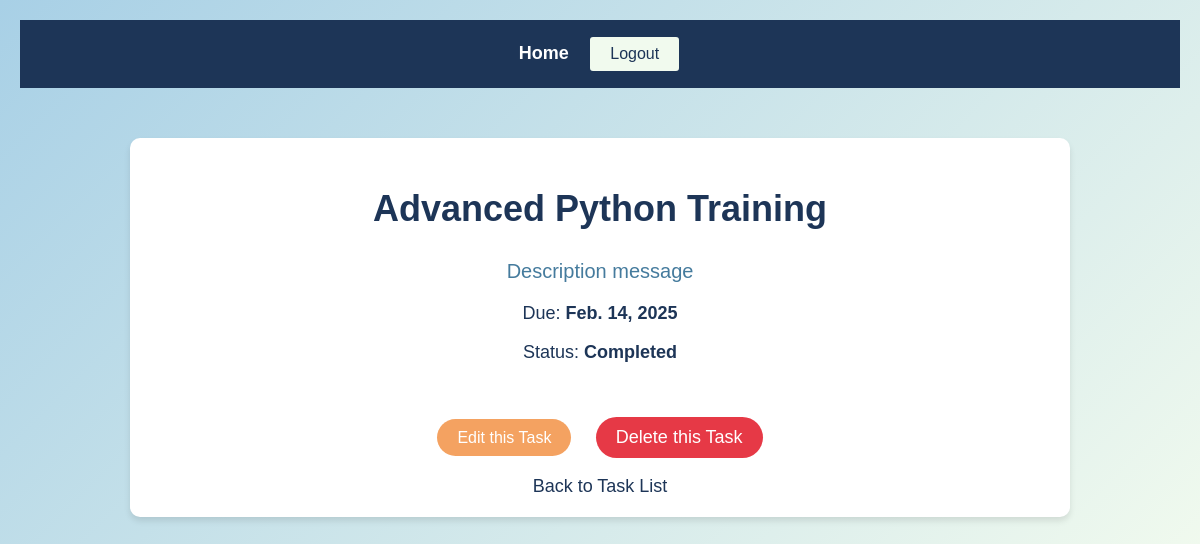
The page /tasks/1/ (signed in) on the database its author committed.
### tasks/models.py (models this page shows, shortened)
class Task(models.Model):
    STATUS_CHOICES = [
        ('pending', 'Pending'),
        ('in_progress', 'In Progress'),
        ('completed', 'Completed'),
    ]
    title = models.CharField(max_length=255)  # Task title
    description = models.TextField()  # Task description
    due_date = models.DateField()  # Task due date
    status = models.CharField(max_length=20, choices=STATUS_CHOICES, default='pending')  # Task status
    user = models.ForeignKey(User, on_delete=models.CASCADE)  # Associate task with a user

### tasks/views.py (the view)
# urls.py: path('<int:task_id>/', views.task_detail, name='task_detail'),  # Task details
@login_required
def task_detail(request, task_id):
    task = get_object_or_404(Task, id=task_id, user=request.user)
    return render(request, 'tasks/task_detail.html', {'task': task})

### tasks/templates/tasks/task_detail.html (shortened to what this page needs)
{% extends 'base.html' %}
{% block content %}
<h2 style="font-size: 36px; color: #1D3557; animation: fadeIn 1.5s ease-in-out;">{{ task.title }}</h2>
<p style="font-size: 20px; color: #457B9D; animation: fadeIn 1.5s ease-in-out;">{{ task.description }}</p>
<p style="font-size: 18px; color: #1D3557; animation: fadeIn 1.5s ease-in-out;">Due: <strong>{{ task.due_date }}</strong></p>
<p style="font-size: 18px; color: #1D3557; animation: fadeIn 1.5s ease-in-out;">Status: <strong>{{ task.status }}</strong></p>
<br><br>
{% if task.user == request.user %}
    <a href="{% url 'task_edit' task.id %}" style="background: #f4a261; color: white; padding: 10px 20px; border-radius: 25px; text-decoration: none; transition: 0.3s; animation: fadeIn 1.5s ease-in-out;">Edit this Task</a>
    <form action="{% url 'task_delete' task.id %}" method="post" style="display:inline; margin-left: 20px; animation: fadeIn 1.5s ease-in-out;">
        <button type="submit" style="background: #e63946; color: white; padding: 10px 20px; border-radius: 25px; border: none; font-size: 18px; transition: 0.3s;">Delete this Task</button>
    </form>
{% endif %}
<br><br>
<a href="{% url 'task_list' %}" style="font-size: 18px; color: #1D3557; text-decoration: none; animation: fadeIn 1.5s ease-in-out;">Back to Task List</a>
{% endblock %}

### tasks/templates/base.html (style rules this page uses)
body { font-family: Arial, sans-serif; margin: 20px; padding: 0; background: linear-gradient(135deg, #A8D0E6, #F1FAEE); color: #1D3557; text-align: center; }

### rows shown on the page
Task: title "Advanced Python Training", description "Description message", due_date "Feb. 14, 2025", status "Completed"
